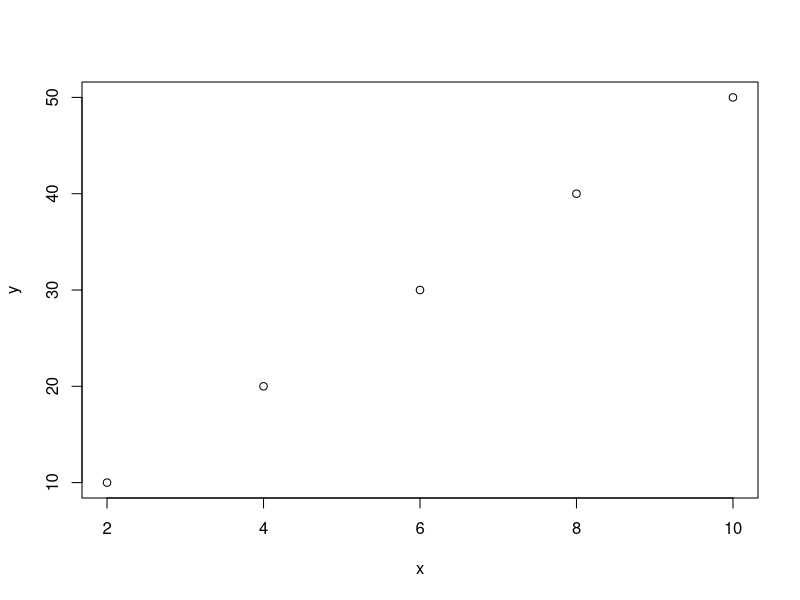

R code for this plot: (Note: this script raises an error after producing the figure.)
## ---- chunk 1
x <- c(2, 4, 6, 8, 10)
y <- c(10, 20, 30, 40, 50)
## ---- chunk 2
x
## ---- chunk 3
plot(x, y)
## ---- chunk 4
x <- c(2)
y <- c(10, 20, 30, 40, 50)
plot(x, y)
## ---- chunk 5
x <- c(2, 2, 2, 2, 2)
y <- c(10, 20, 30, 40, 50)
plot(x, y)
length(x)
length(y)
## ---- chunk 6
A <- c(2, 2, 2, 2, 2)
B <- c(10, 20, 30, 40, 50)
plot(A, B)
## ---- chunk 7
a <- c(1, 3, 5)
a <- c(2, 4, 5, 6, 7)
b <- c(2, 2, 4, 6)
b <- c(2, 4, 6)
## ---- chunk 8
help(plot)
## ---- chunk 9
x <- c(2, 4, 6, 8, 10)
y <- c(10, 20, 30, 40, 50)
plot(x,y, xlab = "temperature (degrees C)", ylab = "growth rate (cm)")
## ---- chunk 10
plot(x,y, pch = 17, xlab = "temperature (degrees C)", ylab = "growth rate (cm)")
## ---- chunk 11
plot(pch = 17, ylab = "growth rate (cm)", xlab = "temperature (degrees C)", y, x)
## ---- chunk 12
temp <- cbind(5, 8, 12, 16, 20, 23)
## ---- chunk 13
fishA <- cbind(36, 42, 59, 73, 88, 96)
## ---- chunk 14
fishB <- cbind(40, 49, 61, 71, 82, 90)
## ---- chunk 15
plot(temp, fishA, pch = 17, xlab = "temperature (degrees C)", ylab = "opercular beats (bpm)")
## ---- chunk 16
plot(temp, fishA, pch = 17, xlab = "temperature (degrees C)", ylab = "opercular beats (bpm)")
points(temp, fishB, pch = 19, col = "dimgray")
## ---- chunk 17
plot(temp, fishA, pch = 17, type = "l", xlab = "temperature (degrees C)", ylab = "opercular beats (bpm)")
## ---- chunk 18
knitr::include_graphics('./figures/ExportPlotWindow.jpg')
## ---- chunk 19
knitr::include_graphics('./figures/ExportPlot.jpg')
## ---- chunk 20
#++++++++++++++++++++++++++++++++++++++++++++
#generate a plot of point shapes which R knows about.
#++++++++++++++++++++++++++++++++++++++++++++
generateRPointShapes<-function(){
  oldPar<-par()
  par(font=2, mar=c(0.5,0,0,0))
  y=rev(c(rep(1,6),rep(2,5), rep(3,5), rep(4,5), rep(5,5)))
  x=c(rep(1:5,5),6)
  plot(x, y, pch = 0:25, cex=1.5, ylim=c(1,5.5), xlim=c(1,6.5), 
       axes=FALSE, xlab="", ylab="", bg="blue")
  text(x, y, labels=0:25, pos=3)
  par(mar=oldPar$mar,font=oldPar$font )
}
generateRPointShapes()
